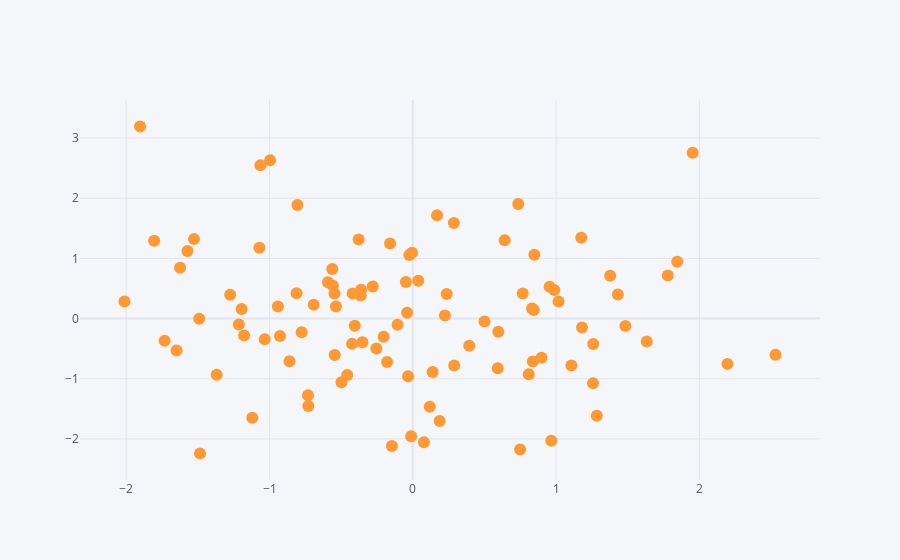

Here is the notebook cell this chart was saved with:
### Code cell
# by default iplot() in DF will consider row index as x axis and value in y-axis
# if we need to make x-axis and y-axis as a column values
df.iplot(x='A',y='B',mode='markers')
